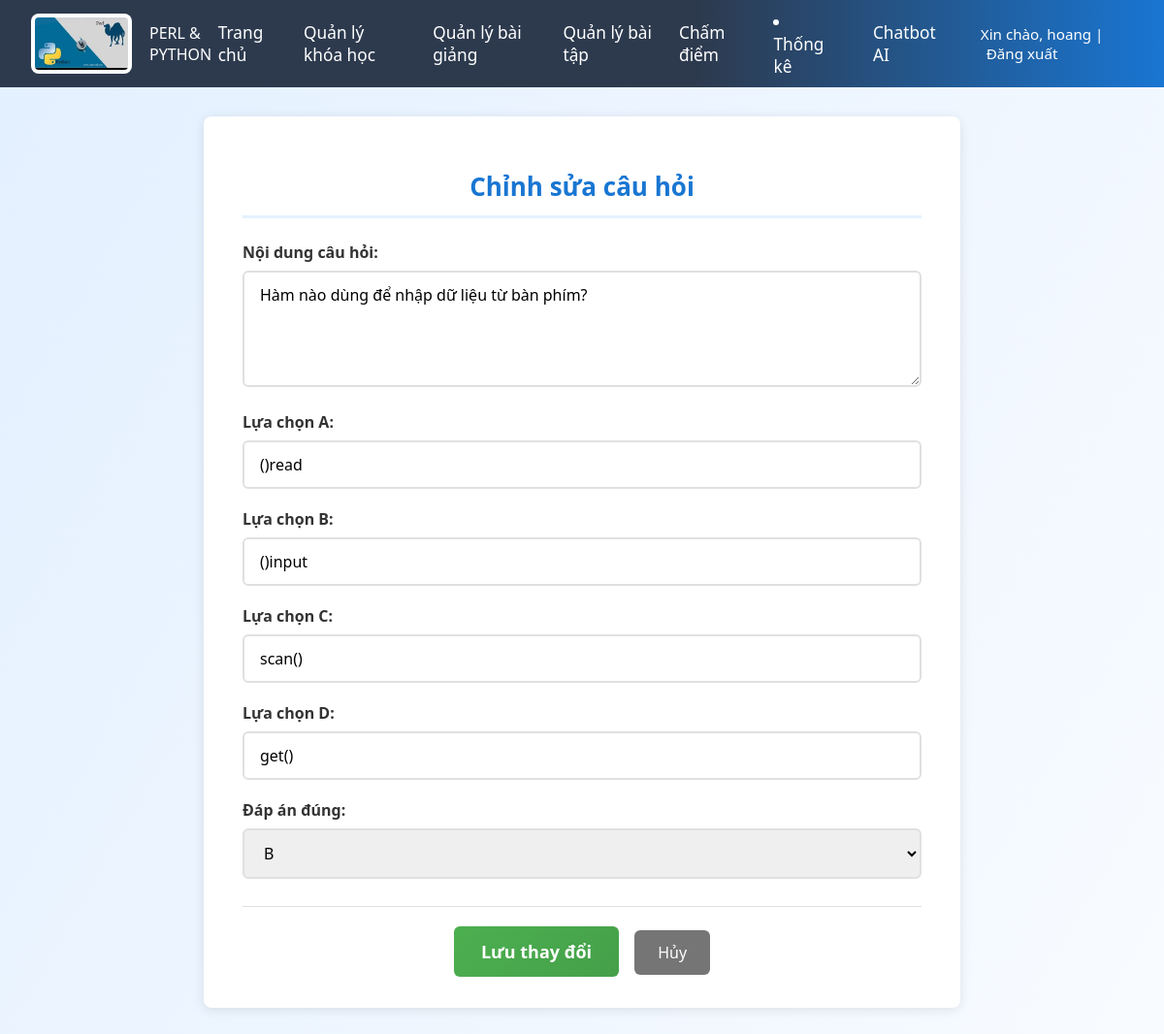
/questions/9/edit/ (signed in), run on the app's committed database.
### teacherapp/models.py (models this page shows, shortened)
class CauHoi(models.Model):
    bai_tap = models.ForeignKey(BaiTap, on_delete=models.CASCADE, related_name='cau_hoi', verbose_name="Bài tập")
    noi_dung = models.TextField("Nội dung câu hỏi")
    lua_chon_a = models.CharField("Lựa chọn A", max_length=255, blank=True)
    lua_chon_b = models.CharField("Lựa chọn B", max_length=255, blank=True)
    lua_chon_c = models.CharField("Lựa chọn C", max_length=255, blank=True)
    lua_chon_d = models.CharField("Lựa chọn D", max_length=255, blank=True)
    dap_an_dung = models.CharField("Đáp án đúng", max_length=1, choices=[('A','A'),('B','B'),('C','C'),('D','D')], blank=True)

### teacherapp/views.py (the view)
# urls.py: path('questions/<int:question_id>/edit/', views.edit_question, name='edit_question'),
@login_required
def edit_question(request, question_id):
    question = get_object_or_404(CauHoi, id=question_id, bai_tap__nguoi_tao=request.user)
    if request.method == 'POST':
        form = CauHoiForm(request.POST, instance=question)
        if form.is_valid():
            form.save()
            messages.success(request, 'Đã cập nhật câu hỏi thành công!')
            return redirect('edit_assignment', assignment_id=question.bai_tap.id)
    else:
        form = CauHoiForm(instance=question)
    return render(request, 'teacher_page/edit_question.html', {'form': form, 'question': question})

### teacherapp/forms.py
class CauHoiForm(forms.ModelForm):
    class Meta:
        model = CauHoi
        fields = ['noi_dung', 'lua_chon_a', 'lua_chon_b', 'lua_chon_c', 'lua_chon_d', 'dap_an_dung']
        widgets = {
            'noi_dung': forms.Textarea(attrs={
                'class': 'form-control',
                'rows': 3,
                'placeholder': 'Nhập nội dung câu hỏi...'
            }),
            'lua_chon_a': forms.TextInput(attrs={
                'class': 'form-control',
                'placeholder': 'Lựa chọn A...'
            }),
            'lua_chon_b': forms.TextInput(attrs={
                'class': 'form-control',
                'placeholder': 'Lựa chọn B...'
            }),
            'lua_chon_c': forms.TextInput(attrs={
                'class': 'form-control',
                'placeholder': 'Lựa chọn C...'
            }),
            'lua_chon_d': forms.TextInput(attrs={
                'class': 'form-control',
                'placeholder': 'Lựa chọn D...'
            }),
            'dap_an_dung': forms.Select(attrs={
                'class': 'form-control'
            })
        }

### templates/teacher_page/edit_question.html (shortened to what this page needs)
{% extends 'teacher_page/gv_base.html' %}
{% load static %}
{% block extra_css %}
<link rel="stylesheet" href="{% static 'css/edit_question.css' %}">
{% endblock %}
{% block content %}
<div class="edit-question-container">
    <h2 class="edit-question-title">Chỉnh sửa câu hỏi</h2>
    <form method="post" class="edit-question-form">
        {{ form.as_p }}
        <div class="form-actions">
            <button type="submit" class="save-question-btn">Lưu thay đổi</button>
            <a href="{% url 'edit_assignment' question.bai_tap.id %}" class="cancel-question-btn">Hủy</a>
        </div>
    </form>
</div>
{% endblock %}

### templates/teacher_page/gv_base.html (shortened to what this page needs)
{% load static %}
<!DOCTYPE html>
<html lang="vi">
<head>
    {% block extra_css %}{% endblock %}
    <link rel="stylesheet" href="{% static 'css/gv_header.css' %}">
</head>
<body>
    <header class="header">
        <div class="logo">
            <img src="{% static 'image/headerIcon.jpg' %}" alt="DTU Logo">
            <span class="gv-title">PERL & PYTHON</span>
        </div>
        <nav class="nav">
            <a href="{% url 'teacher_home' %}">Trang chủ</a>
           <a href="{% url 'course_management' %}">Quản lý khóa học</a>
            <a href="{% url 'lecture_list' %}">Quản lý bài giảng</a>
            <a href="{% url 'assignment_list' %}">Quản lý bài tập</a>
            <a href="{% url 'cham_diem' %}">Chấm điểm</a>
            <li><a href="{% url 'thong_ke_bao_cao' %}">Thống kê</a></li>
            <a href="{% url 'AIapp:ai_page' %}">Chatbot AI</a>
            <span class="lang">
                Xin chào, {{ user.first_name }} |
                <a href="{% url 'signout' %}">Đăng xuất</a>
            </span>
        </nav>
    </header>
    <main class="content">
        {% block content %}{% endblock %}
    </main>
</body>
</html>

### static/css/edit_question.css (style rules this page uses)
.edit-question-container { max-width: 700px; margin: 30px auto; background: #fff; padding: 32px 40px; border-radius: 8px; box-shadow: 0 2px 12px rgba(0,0,0,0.1); }
.edit-question-title { color: #1976d2; font-weight: 700; margin-bottom: 24px; font-size: 26px; text-align: center; border-bottom: 3px solid #e3f2fd; padding-bottom: 12px; }
.edit-question-form { margin-top: 24px; }
.edit-question-form p { margin-bottom: 20px; }
.edit-question-form label { display: block; font-weight: 600; margin-bottom: 8px; color: #333; font-size: 16px; }
.edit-question-form input, .edit-question-form textarea, .edit-question-form select { width: 100%; padding: 12px 16px; border: 2px solid #e0e0e0; border-radius: 6px; font-size: 16px; font-family: 'Segoe UI', Arial, sans-serif; transition: border-color 0.2s ease, box-shadow 0.2s ease; box-sizing: border-box; }
.edit-question-form textarea { min-height: 120px; resize: vertical; }
.form-actions { text-align: center; margin-top: 28px; padding-top: 20px; border-top: 1px solid #e0e0e0; }
.save-question-btn { background: linear-gradient(135deg, #4caf50, #45a049); color: #fff; padding: 14px 28px; border: none; border-radius: 6px; font-size: 18px; font-weight: 600; cursor: pointer; transition: all 0.2s ease; margin-right: 12px; }
.cancel-question-btn { background: #757575; color: #fff; padding: 12px 24px; text-decoration: none; border-radius: 6px; font-size: 16px; font-weight: 500; transition: background-color 0.2s ease; }

### static/css/gv_header.css (style rules this page uses)
body { background: linear-gradient(120deg, #e3f0ff 0%, #f8fbff 100%); font-family: 'Segoe UI', Arial, sans-serif; margin: 0; padding: 0; min-height: 100vh; }
.header { background: linear-gradient(90deg, #2d3a4e 60%, #1976d2 100%); color: #fff; min-height: 90px; display: flex; align-items: center; justify-content: space-between; padding: 0 32px; }
.logo { display: flex; align-items: center; gap: 18px; }
.logo img { height: 54px; background: #fff; border-radius: 8px; padding: 4px; }
.nav { display: flex; gap: 28px; align-items: center; font-size: 1.08rem; }
.nav a { color: #fff; text-decoration: none; font-weight: 500; transition: color 0.2s; }
.lang { margin-left: 18px; font-size: 0.95rem; }
.lang a { color: #fff; margin-left: 6px; text-decoration: none; }

### templates/teacher_page/gv_base.html (style rules this page uses)
* { font-family: 'Segoe UI', Tahoma, Geneva, Verdana, sans-serif; -webkit-font-feature-settings: "liga", "kern"; font-feature-settings: "liga", "kern"; }
body { text-rendering: optimizeLegibility; -webkit-font-smoothing: antialiased; -moz-osx-font-smoothing: grayscale; }

### data on the page
CauHoi: noi_dung "Hàm nào dùng để nhập dữ liệu từ bàn phím?", lua_chon_a "()read", lua_chon_b "()input", lua_chon_c "scan()", lua_chon_d "get()", dap_an_dung "B"

### other printed values
{{ user.first_name }} "hoang"
